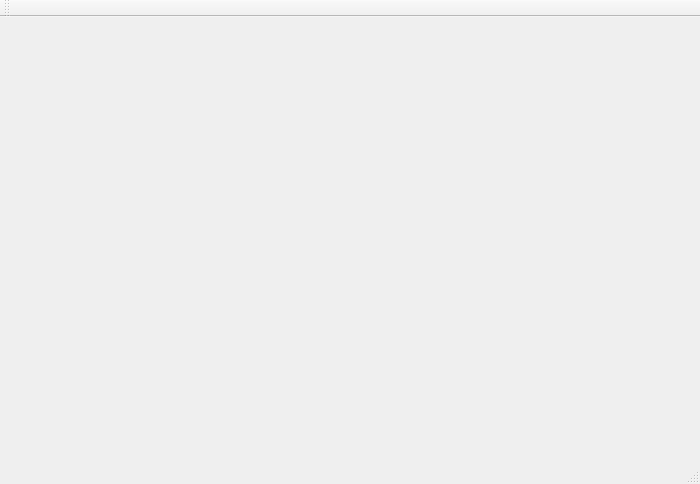
<?xml version="1.0" encoding="UTF-8"?>
<ui version="4.0">
 <class>UserWindow</class>
 <widget class="QMainWindow" name="UserWindow">
  <property name="geometry">
   <rect>
    <x>0</x>
    <y>0</y>
    <width>700</width>
    <height>484</height>
   </rect>
  </property>
  <property name="windowTitle">
   <string>选课系统</string>
  </property>
  <property name="windowIcon">
   <iconset resource="Client.qrc">
    <normaloff>:/Client/icon.png</normaloff>:/Client/icon.png</iconset>
  </property>
  <widget class="QWidget" name="centralWidget"/>
  <widget class="QMenuBar" name="menuBar">
   <property name="geometry">
    <rect>
     <x>0</x>
     <y>0</y>
     <width>700</width>
     <height>22</height>
    </rect>
   </property>
  </widget>
  <widget class="QToolBar" name="mainToolBar">
   <attribute name="toolBarArea">
    <enum>TopToolBarArea</enum>
   </attribute>
   <attribute name="toolBarBreak">
    <bool>false</bool>
   </attribute>
  </widget>
  <widget class="QStatusBar" name="statusBar"/>
 </widget>
 <layoutdefault spacing="6" margin="11"/>
 <resources>
  <include location="Client.qrc"/>
 </resources>
 <connections/>
</ui>
